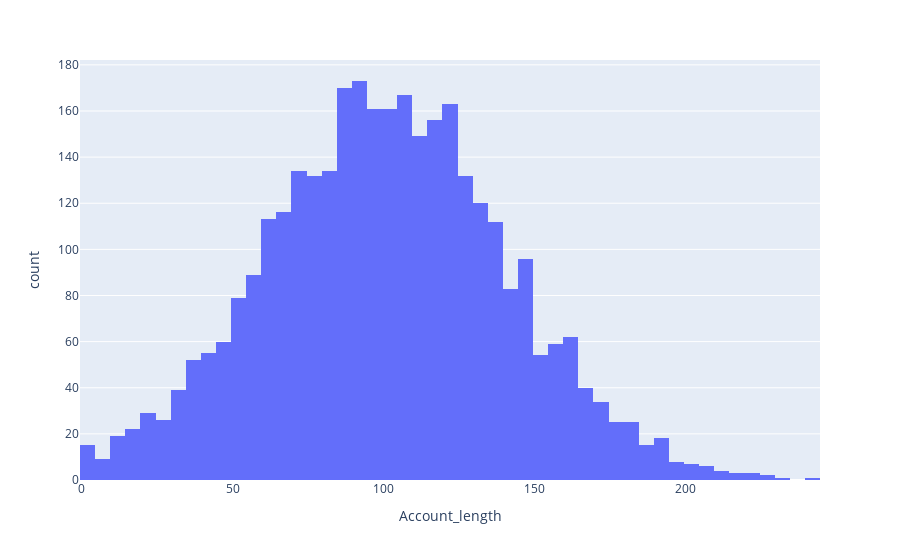

Source (notebook cell):
### Code cell
px.histogram(df , x= "Account_length" )

### Figure 1 — Plotly figure (JSON) as saved in the notebook; plotly's stock layout.template omitted (floating-point values rounded to 4 significant figures; data arrays with more than 128 entries replaced by an {"elided": "..."} marker saying what was removed)
{"data": [{"alignmentgroup": "True", "bingroup": "x", "hovertemplate": "Account_length=%{x}<br>count=%{y}<extra></extra>", "legendgroup": "", "marker": {"color": "#636efa", "pattern": {"shape": ""}}, "name": "", "offsetgroup": "", "orientation": "v", "showlegend": false, "type": "histogram", "x": {"elided": "3333 int values"}, "xaxis": "x", "yaxis": "y"}], "layout": {"barmode": "relative", "legend": {"tracegroupgap": 0}, "margin": {"t": 60}, "xaxis": {"anchor": "y", "domain": [0, 1], "title": {"text": "Account_length"}}, "yaxis": {"anchor": "x", "domain": [0, 1], "title": {"text": "count"}}}}
